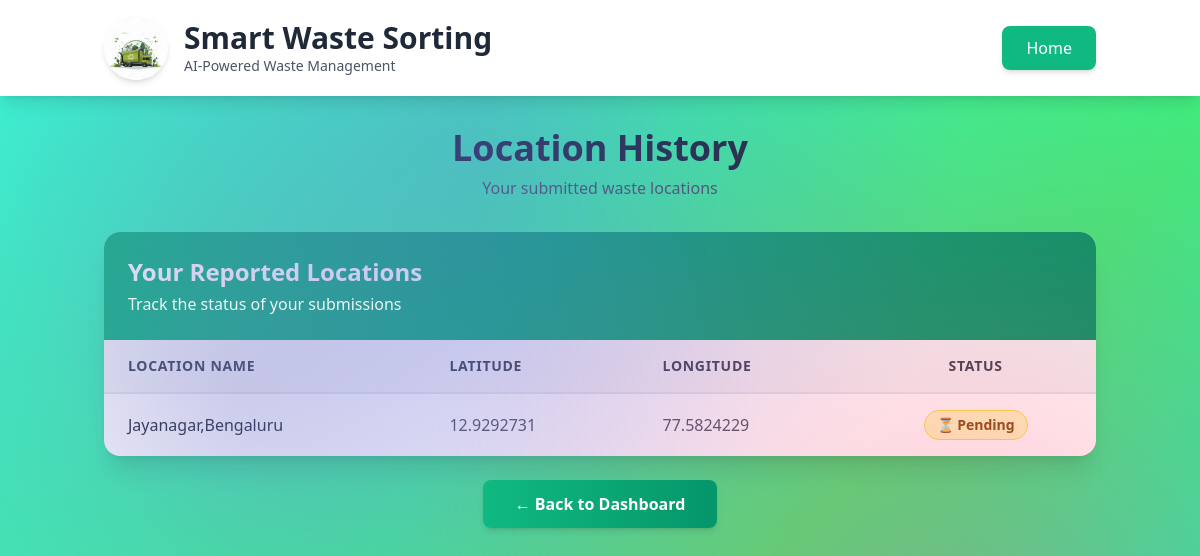
Screenshot of /location_history (signed in) with the database file from the repository.
### app.py (models this page shows, shortened)
class WasteLocation(db.Model):
    __tablename__ = 'waste_location'
    id = db.Column(db.Integer, primary_key=True)
    location_name = db.Column(db.String(255), nullable=False)
    latitude = db.Column(db.Float, nullable=False)
    longitude = db.Column(db.Float, nullable=False)
    user_id = db.Column(db.Integer, db.ForeignKey('user.id'), nullable=False)  # Foreign key to User
    is_completed = db.Column(db.Boolean, default=False)  # New column
    user = db.relationship('User', backref=db.backref('locations', lazy=True))  # Define relationship

### app.py (the view)
@app.route('/location_history')
def location_history():
    if 'user_id' not in session:
        flash('Please log in to view location history!', 'warning')
        return redirect(url_for('login'))
    user_id = session['user_id']
    locations = WasteLocation.query.filter_by(user_id=user_id).all()
    return render_template('location_history.html', locations=locations)

### templates/location_history.html (shortened to what this page needs)
<!DOCTYPE html>
<html lang="en">
<head>
    <script src="https://cdn.tailwindcss.com"></script>
</head>
<body class="animated-gradient min-h-screen">
    <header class="bg-white shadow-lg sticky top-0 z-50">
        <div class="container mx-auto px-4 py-4">
            <div class="flex items-center justify-between">
                <div class="flex items-center space-x-4">
                    <img src="{{ url_for('static', filename='images/logo.jpg') }}" alt="Logo" class="h-16 w-16 rounded-full object-cover shadow-md">
                    <div>
                        <h1 class="text-2xl md:text-3xl font-bold text-gray-800">Smart Waste Sorting</h1>
                        <p class="text-sm text-gray-600 hidden md:block">AI-Powered Waste Management</p>
                    </div>
                </div>
                <a href="/" class="px-6 py-2.5 bg-primary text-white rounded-lg hover:bg-secondary transition-all duration-300 shadow-md hover:shadow-lg font-medium">Home</a>
            </div>
        </div>
    </header>
    <div class="container mx-auto px-4 py-8">
        <div class="max-w-5xl mx-auto">
            <div class="text-center mb-8">
                <h2 class="text-4xl font-bold text-gray-800 mb-2">Location History</h2>
                <p class="text-gray-600">Your submitted waste locations</p>
            </div>
            {% if locations %}
                <div class="bg-white rounded-2xl shadow-xl overflow-hidden mb-6">
                    <div class="bg-gradient-to-r from-primary to-secondary p-6">
                        <h3 class="text-2xl font-bold text-white">Your Reported Locations</h3>
                        <p class="text-white opacity-90 mt-1">Track the status of your submissions</p>
                    </div>
                    <div class="overflow-x-auto">
                        <table class="w-full">
                            <thead class="bg-gray-100 border-b-2 border-gray-200">
                                <tr>
                                    <th class="px-6 py-4 text-left text-sm font-bold text-gray-700 uppercase tracking-wider">Location Name</th>
                                    <th class="px-6 py-4 text-left text-sm font-bold text-gray-700 uppercase tracking-wider">Latitude</th>
                                    <th class="px-6 py-4 text-left text-sm font-bold text-gray-700 uppercase tracking-wider">Longitude</th>
                                    <th class="px-6 py-4 text-center text-sm font-bold text-gray-700 uppercase tracking-wider">Status</th>
                                </tr>
                            </thead>
                            <tbody class="divide-y divide-gray-200">
                                {% for location in locations %}
                                    <tr class="hover:bg-gray-50 transition-colors duration-200">
                                        <td class="px-6 py-4 text-gray-800 font-medium">{{ location.location_name }}</td>
                                        <td class="px-6 py-4 text-gray-600">{{ location.latitude }}</td>
                                        <td class="px-6 py-4 text-gray-600">{{ location.longitude }}</td>
                                        <td class="px-6 py-4 text-center">
                                            {% if location.is_completed %}
                                                <span class="inline-flex items-center px-3 py-1 rounded-full text-sm font-semibold bg-green-100 text-green-800 border border-green-300">
                                                    ✓ Completed
                                                </span>
                                            {% else %}
                                                <span class="inline-flex items-center px-3 py-1 rounded-full text-sm font-semibold bg-yellow-100 text-yellow-800 border border-yellow-300">
                                                    ⏳ Pending
                                                </span>
                                            {% endif %}
                                        </td>
                                    </tr>
                                {% endfor %}
                            </tbody>
                        </table>
                    </div>
                </div>
            {% endif %}
            <div class="text-center">
                <button
                    onclick="window.location.href='/detect'"
                    class="px-8 py-3 bg-gradient-to-r from-primary to-secondary text-white rounded-lg hover:from-secondary hover:to-primary transition-all duration-300 shadow-md hover:shadow-lg font-semibold transform hover:scale-105"
                >
                    ← Back to Dashboard
                </button>
            </div>
        </div>
    </div>
</body>
</html>

### templates/location_history.html (style rules this page uses)
.animated-gradient { background: linear-gradient(-45deg, #667eea, #764ba2, #f093fb, #4facfe, #00f2fe, #43e97b, #38f9d7); background-size: 400% 400%; animation: gradient 20s ease infinite; }
body::before { content: ''; position: fixed; top: 0; left: 0; width: 100%; height: 100%; background-image: radial-gradient(circle at 20% 50%, rgba(120, 119, 198, 0.3) 0%, transparent 50%), radial-gradient(circle at 80% 80%, rgba(252, 70, 107, 0.3) 0%, transparent 50%), radial-gradient(circle at 40% 20%, rgba(99, 102, 241, 0.3) 0%, transparent 50%); pointer-events: none; z-index: 0; }

### rows the page displays
WasteLocation: location_name "Jayanagar,Bengaluru", latitude "12.9292731", longitude "77.5824229", is_completed "⏳ Pending"
